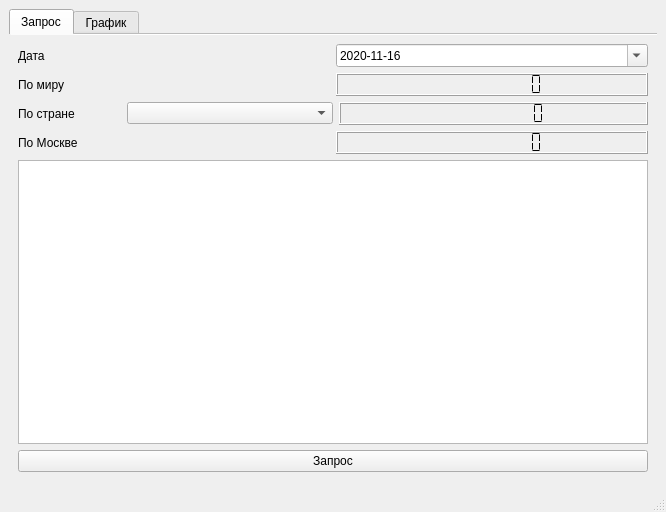
<?xml version="1.0" encoding="UTF-8"?>
<ui version="4.0">
 <class>MainWindow</class>
 <widget class="QMainWindow" name="MainWindow">
  <property name="geometry">
   <rect>
    <x>0</x>
    <y>0</y>
    <width>666</width>
    <height>512</height>
   </rect>
  </property>
  <property name="windowTitle">
   <string>Заболеваемость COVID-19</string>
  </property>
  <property name="styleSheet">
   <string notr="true"/>
  </property>
  <widget class="QWidget" name="centralwidget">
   <layout class="QVBoxLayout" name="verticalLayout">
    <item>
     <widget class="QTabWidget" name="tabWidget">
      <property name="autoFillBackground">
       <bool>true</bool>
      </property>
      <property name="currentIndex">
       <number>0</number>
      </property>
      <property name="documentMode">
       <bool>true</bool>
      </property>
      <widget class="QWidget" name="tab_simple">
       <attribute name="title">
        <string>Запрос</string>
       </attribute>
       <layout class="QVBoxLayout" name="verticalLayout_3">
        <item>
         <layout class="QHBoxLayout" name="horizontalLayout_3" stretch="0,0">
          <item>
           <widget class="QLabel" name="label_2">
            <property name="text">
             <string>Дата</string>
            </property>
           </widget>
          </item>
          <item>
           <widget class="QDateEdit" name="dateEdit">
            <property name="dateTime">
             <datetime>
              <hour>0</hour>
              <minute>0</minute>
              <second>0</second>
              <year>2020</year>
              <month>11</month>
              <day>16</day>
             </datetime>
            </property>
            <property name="maximumDate">
             <date>
              <year>2021</year>
              <month>12</month>
              <day>31</day>
             </date>
            </property>
            <property name="minimumDate">
             <date>
              <year>2020</year>
              <month>3</month>
              <day>15</day>
             </date>
            </property>
            <property name="displayFormat">
             <string>yyyy-MM-dd</string>
            </property>
            <property name="calendarPopup">
             <bool>true</bool>
            </property>
           </widget>
          </item>
         </layout>
        </item>
        <item>
         <layout class="QHBoxLayout" name="horizontalLayout">
          <item>
           <widget class="QLabel" name="label">
            <property name="text">
             <string>По миру</string>
            </property>
           </widget>
          </item>
          <item>
           <widget class="QLCDNumber" name="lcdNumber_world">
            <property name="font">
             <font>
              <weight>50</weight>
              <bold>false</bold>
             </font>
            </property>
            <property name="autoFillBackground">
             <bool>false</bool>
            </property>
            <property name="frameShape">
             <enum>QFrame::Box</enum>
            </property>
            <property name="frameShadow">
             <enum>QFrame::Raised</enum>
            </property>
            <property name="lineWidth">
             <number>1</number>
            </property>
            <property name="digitCount">
             <number>10</number>
            </property>
            <property name="segmentStyle">
             <enum>QLCDNumber::Flat</enum>
            </property>
            <property name="value" stdset="0">
             <double>0.000000000000000</double>
            </property>
           </widget>
          </item>
         </layout>
        </item>
        <item>
         <layout class="QHBoxLayout" name="horizontalLayout_2" stretch="1,2,3">
          <item>
           <widget class="QLabel" name="label_3">
            <property name="text">
             <string>По стране</string>
            </property>
           </widget>
          </item>
          <item>
           <widget class="QComboBox" name="comboBox"/>
          </item>
          <item>
           <widget class="QLCDNumber" name="lcdNumber_rus">
            <property name="digitCount">
             <number>10</number>
            </property>
            <property name="segmentStyle">
             <enum>QLCDNumber::Flat</enum>
            </property>
           </widget>
          </item>
         </layout>
        </item>
        <item>
         <layout class="QHBoxLayout" name="horizontalLayout_4">
          <item>
           <widget class="QLabel" name="label_4">
            <property name="text">
             <string>По Москве</string>
            </property>
           </widget>
          </item>
          <item>
           <widget class="QLCDNumber" name="lcdNumber_mos">
            <property name="digitCount">
             <number>10</number>
            </property>
            <property name="segmentStyle">
             <enum>QLCDNumber::Flat</enum>
            </property>
           </widget>
          </item>
         </layout>
        </item>
        <item>
         <widget class="QTextEdit" name="textEdit"/>
        </item>
        <item>
         <widget class="QPushButton" name="pb_request">
          <property name="text">
           <string>Запрос</string>
          </property>
         </widget>
        </item>
       </layout>
      </widget>
      <widget class="QWidget" name="tab_plot">
       <attribute name="title">
        <string>График</string>
       </attribute>
       <layout class="QVBoxLayout" name="verticalLayout_2" stretch="0,0,0,1">
        <item>
         <layout class="QHBoxLayout" name="horizontalLayout_5">
          <property name="spacing">
           <number>2</number>
          </property>
          <item>
           <widget class="QLabel" name="label_6">
            <property name="text">
             <string>Начало</string>
            </property>
            <property name="alignment">
             <set>Qt::AlignRight|Qt::AlignTrailing|Qt::AlignVCenter</set>
            </property>
           </widget>
          </item>
          <item>
           <widget class="QDateEdit" name="dateEdit_start">
            <property name="maximumDate">
             <date>
              <year>2020</year>
              <month>12</month>
              <day>31</day>
             </date>
            </property>
            <property name="minimumDate">
             <date>
              <year>2020</year>
              <month>6</month>
              <day>1</day>
             </date>
            </property>
            <property name="displayFormat">
             <string>yyyy-MM-dd</string>
            </property>
            <property name="calendarPopup">
             <bool>true</bool>
            </property>
           </widget>
          </item>
          <item>
           <widget class="QLabel" name="label_5">
            <property name="text">
             <string>Конец</string>
            </property>
            <property name="alignment">
             <set>Qt::AlignRight|Qt::AlignTrailing|Qt::AlignVCenter</set>
            </property>
           </widget>
          </item>
          <item>
           <widget class="QDateEdit" name="dateEdit_end">
            <property name="maximumDate">
             <date>
              <year>2020</year>
              <month>12</month>
              <day>31</day>
             </date>
            </property>
            <property name="minimumDate">
             <date>
              <year>2020</year>
              <month>6</month>
              <day>1</day>
             </date>
            </property>
            <property name="displayFormat">
             <string>yyyy-MM-dd</string>
            </property>
            <property name="calendarPopup">
             <bool>true</bool>
            </property>
           </widget>
          </item>
         </layout>
        </item>
        <item>
         <widget class="QPushButton" name="pushButton_plot">
          <property name="text">
           <string>Построить график</string>
          </property>
         </widget>
        </item>
        <item>
         <widget class="QProgressBar" name="progressBar">
          <property name="enabled">
           <bool>false</bool>
          </property>
          <property name="value">
           <number>0</number>
          </property>
         </widget>
        </item>
        <item>
         <layout class="QVBoxLayout" name="plotLayout"/>
        </item>
       </layout>
      </widget>
     </widget>
    </item>
   </layout>
  </widget>
  <widget class="QMenuBar" name="menubar">
   <property name="geometry">
    <rect>
     <x>0</x>
     <y>0</y>
     <width>666</width>
     <height>21</height>
    </rect>
   </property>
  </widget>
  <widget class="QStatusBar" name="statusbar"/>
 </widget>
 <resources/>
 <connections/>
</ui>
